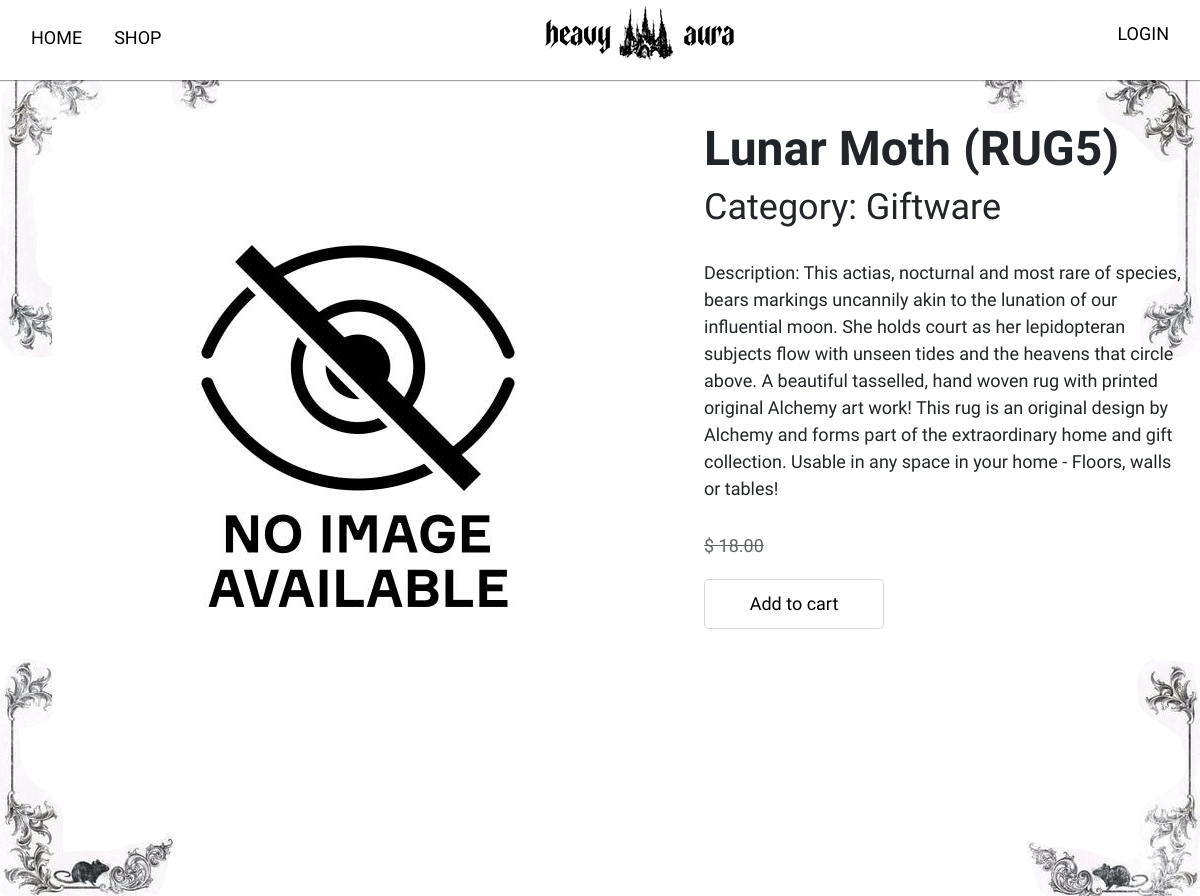
The app's page /shop/lunar-moth-rug5/ with its own data.
### main/models.py (models this page shows, shortened)
class Product(models.Model):
    category = models.ForeignKey(Category, related_name='products', on_delete=models.CASCADE)
    name = models.CharField(max_length=50)
    slug = models.SlugField(max_length=50)
    image = models.ImageField(upload_to='products/%Y/%m/%d', blank=True)
    description = models.TextField(blank=True)
    price = models.DecimalField(max_digits=10, decimal_places=2)
    available = models.BooleanField(default=True)
    created = models.DateTimeField(auto_now_add=True)
    updated = models.DateTimeField(auto_now=True)
    discount = models.DecimalField(default=0.00, max_digits=4, decimal_places=2)
    class Method:
        ordering = ['name']
        indexes = [
            models.Index(fields=['id', 'slug']),
            models.Index(fields=['name']),
            models.Index(fields=['created'])
        ]

class Category(models.Model):
    name = models.CharField(max_length=20, unique=True)
    slug = models.SlugField(max_length=20, unique=True) # string for url or seo
    class Meta: # how Django must give a model
        ordering = ['name']
        indexes = [models.Index(fields=['name'])] # mb too much
        verbose_name ='category'
        verbose_name_plural = 'categories'
    def __str__(self):
        return self.name

### main/views.py (the view)
def product_detail(request, slug):
    product = get_object_or_404(Product, slug=slug, available=True)
    return render(request, 'main/product/detail.html', {"product": product})

### main/templates/main/product/detail.html (shortened to what this page needs)
{% extends 'main/layout.html' %}
{% load static %}
{% block content %}
    <div class="detail-product d-flex">
        <div class="detail-img">
            <img src="{% if product.image %}{{ product.image.url }}{% else %}{% static 'img/noimage.jpg' %}{% endif %}"
                 alt="product-image">
        </div>
         <div class="detail-description">
                <h2>{{product.name}}</h2>
                <h3>Category: {{product.category}}</h3>
                <p>Description: {{product.description}}</p>
                {% if product.discount%}
                    <div class="card-discount d-flex gap-2">
                        <p class="line">{{ product.price }}</p>
                        <p>$ {{ product.sell_price }}</p>
                    </div>
                {% else %}
                    <p class="line">$ {{ product.price }}</p>
                {% endif %}
                <a href="#" class="cart-btn d-flex align-items-center justify-content-center">Add to cart</a>
            </div>
    </div>
{% endblock content %}

### main/static/css/base.css (style rules this page uses)
:root { --box-shadow: 0 1px 1px rgba(0, 0, 0, 0.363); }
body { font-family: 'Carrois Gothic', sans-serif; font-size: 18px; padding: 0; margin: 0; overflow-x: hidden; }
a { text-decoration: none; padding: 0; color: black; }
h2 { font-size: 48px; font-weight: 600; }
h3 { font-size: 36px; }
.detail-img { margin-left: 40px; margin-top: 40px; }
.detail-description { margin-left: 40px; margin-top: 40px; }
.detail-description p { margin-top: 30px; max-width: 700px; }
.line { opacity: 0.7; text-decoration: line-through; font-weight: 300; }
.cart-btn { width: 180px; height: 50px; border: 1px solid #00000027; border-radius: 5px; background: #fff; margin-top: 20px; }

### records on screen
Product: name "Lunar Moth (RUG5)", category "Giftware", description "This actias, nocturnal and most rare of species, bears markings uncannily akin to the lunation of our influential moon. She holds court as her lepidopteran subjects flow with unseen tides and the heavens that circle above. A beautiful tasselled, hand woven rug with printed original Alchemy art work! This rug is an original design by Alchemy and forms part of the extraordinary home and gift collection. Usable in any space in your home - Floors, walls or tables!", price "18.00"
